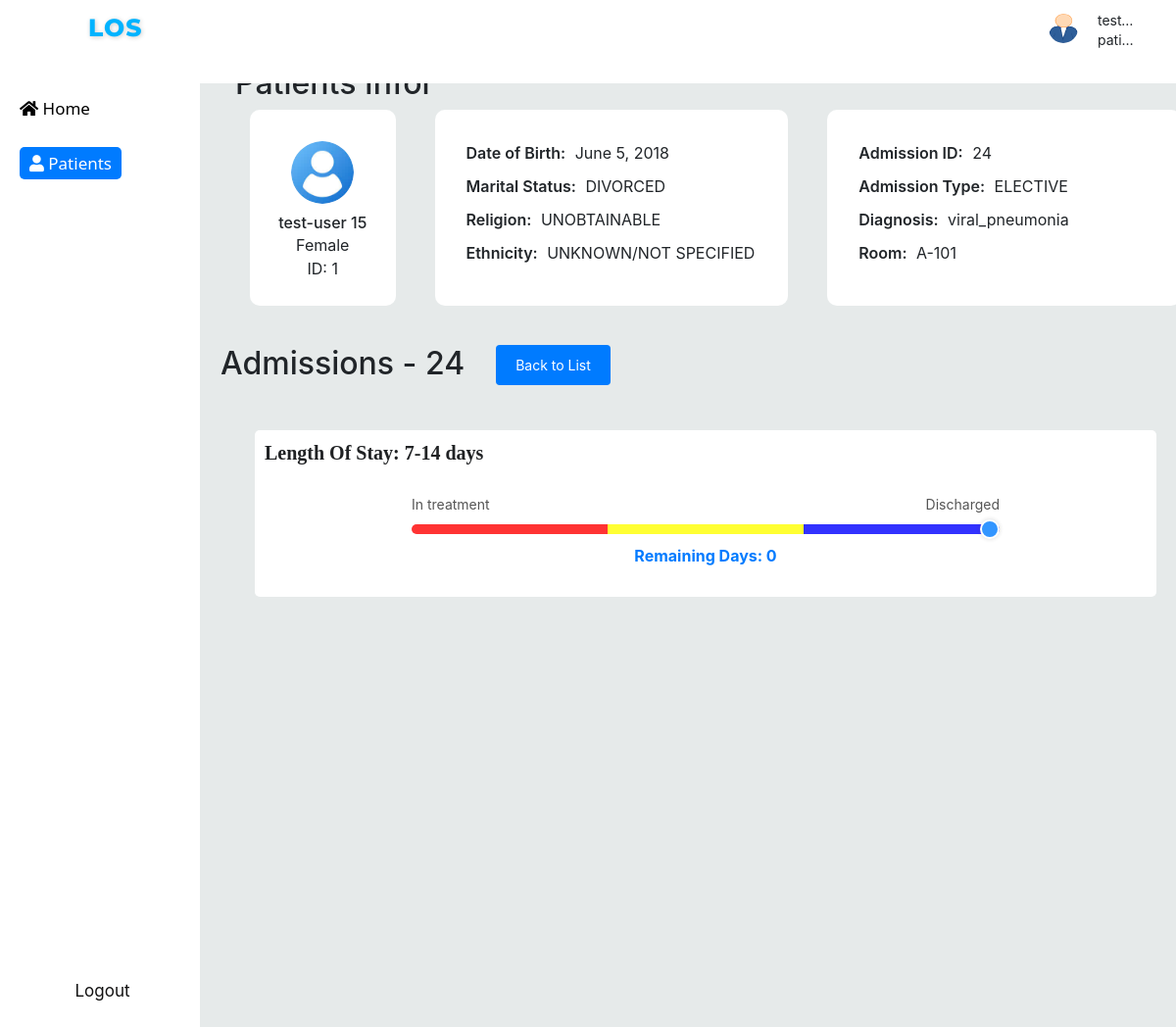
Page /patients/1/admission_info/24 (signed in) on the committed database.
### prediction_app/models.py (models this page shows, shortened)
class User(AbstractBaseUser):
    username = models.CharField(max_length=100, unique=True)
    ROLE_CHOICES = [
        ('admin', 'Admin'),
        ('doctor', 'Doctor'),
        ('patient', 'Patient'),
    ]
    role = models.CharField(
        max_length=10, choices=ROLE_CHOICES, default='admin')
    date_of_birth = models.DateField()
    is_active = models.BooleanField(default=True)
    created_time = models.DateTimeField(auto_now_add=True)
    updated_time = models.DateTimeField(auto_now=True)
    objects = UserManager()
    USERNAME_FIELD = "username"
    REQUIRED_FIELDS = ["date_of_birth"]
    def __str__(self):
        return self.username
    class Meta:
        verbose_name = _("user")
        verbose_name_plural = _("users")

class Patient(models.Model):
    GENDER_CHOICES = [
        ('M', 'Male'),
        ('F', 'Female'),
    ]
    MARITAL_STATUS_CHOICES = [
        ('SINGLE', 'SINGLE'),
        ('MARRIED', 'MARRIED'),
        ('WIDOWED', 'WIDOWED'),
        ('DIVORCED', 'DIVORCED'),
        ('SEPARATED', 'SEPARATED'),
        ('LIFE PARTNER', 'LIFE PARTNER'),
        ('UNKNOWN', 'UNKNOWN'),
    ]
    RELIGION_CHOICES = [
        ('CATHOLIC', 'CATHOLIC'),
        ('PROTESTANT QUAKER', 'PROTESTANT QUAKER'),
        ('UNOBTAINABLE', 'UNOBTAINABLE'),
        ('JEWISH', 'JEWISH'),
        ('NOT SPECIFIED', 'NOT SPECIFIED'),
        ('OTHER', 'OTHER'),
    ]
    ETHNICITY_CHOICES = [
        ('WHITE', 'WHITE'),
        ('BLACK/AFRICAN AMERICAN', 'BLACK/AFRICAN AMERICAN'),
        ('HISPANIC OR LATINO', 'HISPANIC OR LATINO'),
        ('ASIAN', 'ASIAN'),
        ('UNABLE TO OBTAIN', 'UNABLE TO OBTAIN'),
        ('UNKNOWN/NOT SPECIFIED  ', 'UNKNOWN/NOT SPECIFIED '),
        ('OTHER', 'OTHER'),
    ]
    user = models.OneToOneField(User, on_delete=models.CASCADE)
    first_name = models.CharField(max_length=50)
    last_name = models.CharField(max_length=50)
    age = models.PositiveIntegerField()
    phone_number = models.CharField(max_length=15, unique=True)
    date_of_birth = models.DateField()
    address = models.CharField(max_length=150,  blank=True, null=True)
    gender = models.CharField(max_length=1, choices=GENDER_CHOICES)
    marital_status = models.CharField(
        max_length=15, choices=MARITAL_STATUS_CHOICES, default='UNKNOWN')
    religion = models.CharField(
        max_length=20, choices=RELIGION_CHOICES)
    ethnicity = models.CharField(
        max_length=100,
        choices=ETHNICITY_CHOICES,
        null=True,
        blank=True,
        default='ASIAN'
    )
    photo = models.ImageField(
        upload_to='patient_photos/', blank=True, null=True)
    created_time = models.DateTimeField(auto_now_add=True)
    updated_time = models.DateTimeField(auto_now=True)
    def __str__(self):
        return f"{self.first_name} {self.last_name}"

class Admission(models.Model):
    LOS_LABLE_TO_NUMBER = {
        'Less than 3 days': 3,
        '3-7 days': 7,
        '7-14 days': 14,
        'More than 14 days': 30,
    }
    ADMISSION_TYPE_CHOICES = [
        ('EMERGENCY', 'EMERGENCY'),
        ('ELECTIVE', 'ELECTIVE'),
        ('URGENT', 'URGENT'),
    ]
    LOS_CHOICES = [
        ('Less than 3 days', 'Less than 3 days'),
        ('3-7 days', '3-7 days'),
        ('7-14 days', '7-14 days'),
        ('More than 14 days', 'More than 14 days'),
    ]
    STATUS_CHOICES = [
        ('In Treatment', 'In Treatment'),
        ('Dischagred', 'Dischagred'),
    ]
    INSURANCE_CHOICES = [
        ('Medicare', 'Medicare'),
        ('Private', 'Private'),
        ('Medicaid', 'Medicaid'),
        ('Government', 'Government'),
        ('Self Pay', 'Self Pay')
    ]
    ICD_CODE = [
        ('0', ' infectious and parasitic diseases'),
        ('1', ' neoplasms'),
        ('2', ' endocrine, nutritional and metabolic diseases, and immunity disorders'),
        ('3', ' diseases of the blood and blood-forming organs'),
        ('4', ' mental disorders'),
        ('5', ' diseases of the nervous system and sense organs'),
        ('6', ' diseases of the circulatory system'),
        ('7', ' diseases of the respiratory system'),
        ('8', ' diseases of the digestive system'),
        ('9', ' diseases of the genitourinary system'),
        ('10', ' complications of pregnancy, childbirth, and the puerperium'),
        ('11', ' diseases of the skin and subcutaneous tissue'),
        ('12', ' diseases of the musculoskeletal system and connective tissue'),
        ('13', ' congenital anomalies'),
        ('14', ' certain conditions originating in the perinatal period'),
        ('15', ' symptoms, signs, and ill-defined conditions'),
        ('16', ' injury and poisoning'),
    ]
    hadm_id = models.BigAutoField(primary_key=True)
    subject = models.ForeignKey(Patient, on_delete=models.CASCADE)
    insurance = models.TextField(max_length=10, choices=INSURANCE_CHOICES)
    diagnose = models.TextField()
    clinical_note = models.TextField(null=True, blank=True)
    icd_code = models.JSONField()
    admission_type = models.CharField(max_length=10, choices=ADMISSION_TYPE_CHOICES)
    los_number = models.IntegerField(null=True, blank=True)
    los_label = models.CharField(
        null=True, blank=True, max_length=20, choices=LOS_CHOICES)
    los_actual = models.IntegerField(null=True, blank=True, default=0)
    los_actual_label = models.CharField(max_length=50, blank=True, null=True)
    status = models.CharField(
        null=True, blank=True, max_length=15, choices=STATUS_CHOICES, default='In Treatment')
    admittime = models.DateTimeField(auto_now_add=True)
    dischtime = models.DateTimeField(blank=True, null=True)
    dischtime_estimate = models.DateTimeField(blank=True, null=True)
    updated_time = models.DateTimeField(auto_now=True)
    room = models.ForeignKey(Room, on_delete=models.SET_NULL, null=True)

class Room(models.Model):
    area = models.ForeignKey(Area, on_delete=models.SET_NULL, null=True)
    status = models.CharField(max_length=10, null=True, blank=True)
    number = models.IntegerField()
    created_time = models.DateTimeField(auto_now_add=True)
    updated_time = models.DateTimeField(auto_now=True)
    max_beds = models.IntegerField(null=True, blank=True, default=4)
    def __str__(self):
        return f"{_ if self.area is None else self.area.name}-{self.number}"

class Area(models.Model):
    status = models.CharField(max_length=10, null=True, blank=True)
    name = models.CharField(max_length=10)
    created_time = models.DateTimeField(auto_now_add=True)
    updated_time = models.DateTimeField(auto_now=True)
    max_rooms = models.IntegerField(null=True, blank=True, default=4)

### prediction_app/views/admission_info.py (the view)
# urls.py: path('patients/<int:id>/admission_info/<int:admission_id>', get_admission_info, name='get_admission_info'),
@permission_classes([IsAuthenticated])
def get_admission_info(request, id, admission_id):
    patient = Patient.objects.get(id=id)
    admission = patient.admission_set.filter(hadm_id=admission_id).first()
    if admission.dischtime:
        duaration = admission.los_number
    else:
        duaration = (now() - admission.admittime).days
    return render(request,'admission_info.html', {'admission': admission, 'patient': patient, 'duaration': duaration})

### prediction_app/templates/admission_info.html (shortened to what this page needs)
{% extends "patient_info.html" %}
{% load static %}
{% block style %}
{{ block.super }}
<link rel="stylesheet" href="{% static 'prediction_app/admission_info.css' %}">
{% endblock %}
{% block content %}
<div class="row">
    <h2 style="margin-right: 2rem;">Admissions - {{ admission.hadm_id }}</h2>
    <form action="{% url 'get_patient_info' patient.id %}" method="get">
        <button style="background-color: #007bff;" class="add-btn" type="submit"> Back to List</button>
    </form>
</div>
<div class="admission-info">
    <div class="los">
        {% if user.role == "patient" %}
        <label for="Los">Length Of Stay: {{admission.los_label}} </label>
        {% endif %}
    </div>
    <div class="slider-container">
        <div class="slider-labels">
            <span class="label left">In treatment</span>
            <span class="label right">Discharged</span>
        </div>
        <input type="range" min="0" max="{{ admission.los_number }}" step="1" value="{{ duaration }}" class="slider" id="lengthOfStay"
            disabled>
        <div class="slider-status">
            <span id="statusLabel">Remaining Days: 0 </span>
        </div>
    </div>
</div>
{% endblock %}
{% block addmission %}
<div class="column" style="background-color: white;width: 75%; padding: 2rem; margin-left: 30px;">
    <div class="info-row">
        <div class="info-item">
            <strong>Admission ID:</strong> {{ admission.hadm_id }}
        </div>
    </div>
    <div class="info-row">
        <div class="info-item">
            <strong>Admission Type:</strong> {{ admission.admission_type }}
        </div>
    </div>
    <div class="info-row">
        <div class="info-item">
            <strong>Diagnosis:</strong> {{ admission.diagnose }}
        </div>
    </div>
    <div class="info-row">
        <div class="info-item">
            <strong>Room:</strong> {{ admission.room }}
        </div>
    </div>
</div>
{% endblock %}

### prediction_app/templates/patient_info.html (shortened to what this page needs)
{% extends "base.html" %}
{% load static %}
{% block style %}
{{ block.super }}
<link rel="stylesheet" href="{% static 'prediction_app/patient_info.css' %}">
{% endblock %}
{% block page %}
<div>
    <h2>Patients Infor</h2>
    <div class="row">
        <div class="column" style="background-color: white;width: 15%; margin-left: 30px;padding: 2rem">
            <div class="patient-card">
                <div class="patient-avatar">
                    <img src="{% static 'prediction_app/user.jpg' %}" alt="Patient Avatar" class="image123" />
                </div>
                <div class="patient-details" style="text-align: center;">
                    <h2 style="font-size: 1rem;white-space:nowrap;overflow:hidden;text-overflow:ellipsis;">{{ patient }}</h2>
                    <p style="margin-bottom: 0;">{{ patient.get_gender_display }}</p>
                    <p>ID: {{ patient.id }}</p>
                </div>
            </div>
        </div>
        <div class="column" style="background-color: white;width: 75%; padding: 2rem; margin-left: 30px;">
            <div class="info-row">
                <div class="info-item">
                    <strong>Date of Birth:</strong> {{ patient.date_of_birth }}
                </div>
            </div>
            <div class="info-row">
                <div class="info-item">
                    <strong>Marital Status:</strong> {{ patient.marital_status }}
                </div>
            </div>
            <div class="info-row">
                <div class="info-item">
                    <strong>Religion:</strong> {{ patient.religion }}
                </div>
            </div>
            <div class="info-row">
                <div class="info-item">
                    <strong>Ethnicity:</strong> {{ patient.ethnicity }}
                </div>
            </div>
        </div>
        {% block addmission %}
        {% endblock %}
    </div>
    {% block content %}{% endblock %}
</div>
{% endblock %}
{% block patients %}
<div>
    <a style="color: white; background-color: #007bff;border-radius: 5px;padding: 5px 10px;text-decoration: none;"
        href="{% url 'get_patients' %}"> <i class="fas fa-user"></i> Patients</a>
</div>
{% endblock %}

### prediction_app/templates/base.html (shortened to what this page needs)
{% load static %}
<html>
<head>
    {% block style %}
    <link rel="stylesheet" href="//cdnjs.cloudflare.com/ajax/libs/twitter-bootstrap/4.0.0/css/bootstrap.css">
    <link rel="stylesheet" href="//cdn.datatables.net/1.10.16/css/dataTables.bootstrap4.min.css">
    <link rel="stylesheet" href="https://cdnjs.cloudflare.com/ajax/libs/font-awesome/5.15.4/css/all.min.css">
    <link rel="stylesheet" href="{% static 'prediction_app/style.css' %}">
    {% endblock %}
</head>
<body>
    <div class="grandparent">
        <div class="header">
            <div class="app-name">LoS</div>
            <div class="user-panel">
                <img src="{% static 'prediction_app/images.png' %}" alt="Form Image" class="image">
                <span class="user-name">{{request.user}}</span>
                <span class="user-name" style="top: 20px; text-align: center;">{{request.user.role}}</span>
            </div>
        </div>
        <div class="parent">
            <div class="sidenav">
                {% block home %}
                <div class="Home">
                    <a href="{% url 'home' %}"> <i class="fas fa-home"></i> Home</a>
                </div>
                {% endblock %}
                {% block patients %}{% endblock %}
                {% if user.is_authenticated %}
                <a href="{% url 'user_out' %}" style="
                    position: relative;
                    margin-left: auto;
                    margin-right: auto;
                    margin-top: auto;
                    margin-bottom: 4rem;
                    color: rgb(17, 16, 16);">Logout</a>
                {% endif %}
            </div>
            <div class="main-page">
                {% if user.is_authenticated %}
                {% block page %}
                {% endblock %}
                {% else %}
                <h3> Please sign-in to access this page</h3>
                {% endif %}
            </div>
        </div>
    </div>
</body>
</html>

### rows in the picture
User: user "test…", user.role "pati…"
Patient: first_name+last_name "test-user 15", gender "Female", id "1", date_of_birth "June 5, 2018", marital_status "DIVORCED", religion "UNOBTAINABLE", ethnicity "UNKNOWN/NOT SPECIFIED"
Admission: hadm_id "24", admission_type "ELECTIVE", diagnose "viral_pneumonia", room "A-101", los_label "7-14 days", los_number "14"
